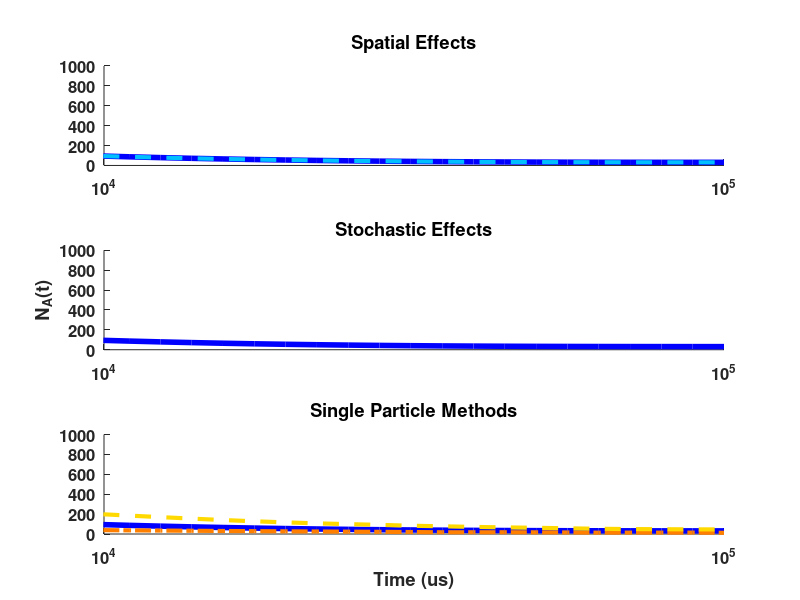
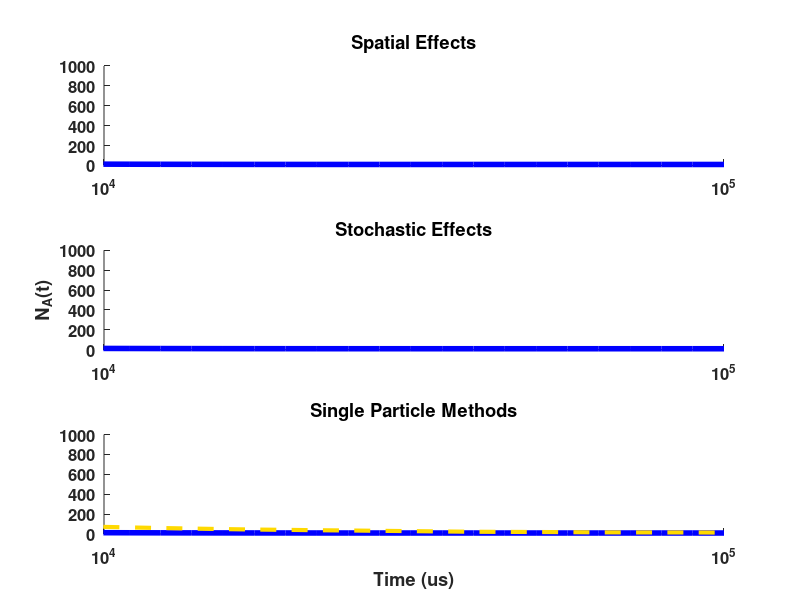

Write MATLAB code to recreate these figures, in order.
%% Figure 3 - Simple Irreversible Reaction 2D Plots
% Clear
close all
clear
clc

%% Import
% t is in us
load('time.mat');
load('det1D_1.mat');
load('det3D_1.mat');
%load('gillespie_1.mat');
%load('mcell_1.mat');
load('smoldyn_1.mat');
load('fpr_1.mat');

load('det1D_10.mat');
%load('det3D_10.mat');
%load('gillespie_10.mat');
%load('mcell_10.mat');
%load('smoldyn_10.mat');
load('fpr_10.mat');

%% Process data
%   Data files containing one or more trials are averaged
%   Data points corresponding to the time vector are extrapolated
%   Time is converted to us

% ODE_1
%   time: s
det1D_1 = interp1(det1D_1(:,1)*1e6, det1D_1(:,2),time,'pchip',0);

% PDE_1
%   2 trials
%   time: s
det3D_1(:,2) = (det3D_1(:,2) + det3D_1(:,3))/2;
det3D_1 = interp1(det3D_1(:,1)*1e6,det3D_1(:,2), time,'pchip', 0);

% Gillespie_1
%   20 trials
%   time: s
%temp = 0;
%for n = 1:2:20
%    temp = temp(:,1) + interp1(gillespie_1(:,n)*1e6,gillespie_1(:,n+1), time, 'pchip',0);
%end
%gillespie_1 = temp(:,1)/10;
%clear temp

% MCell_1
%   time: s
%mcell_1 = interp1(mcell_1(:,1)*1e6, mcell_1(:,2), time, 'pchip', 0);

% Smoldyn_1
%   10 trials
%   time: s
for n = 3:2:20
    smoldyn_1(:,2) = smoldyn_1(:,2)+smoldyn_1(:,n+1);
end
smoldyn_1(:,2) = smoldyn_1(:,2)./10;
smoldyn_1 = interp1(smoldyn_1(:,1)*1e6, smoldyn_1(:,2), time, 'pchip', 0);

% FPR_1
%   10 trials
%   time: s
for n = 3:11
    fpr_1(:,2) = fpr_1(:,2) + fpr_1(:,n);
end
fpr_1(:,2) = fpr_1(:,2)./10;
fpr_1 = interp1(fpr_1(:,1)*1e6,fpr_1(:,2),time,'pchip',0);

% ODE_10
%   time: s
det1D_10 = interp1(det1D_10(:,1)*1e6,det1D_10(:,2), time, 'pchip',0);

% PDE_10
%   2 trials
%   time: s
%det3D_10(:,2) = (det3D_10(:,2) + det3D_10(:,3))/2;
%det3D_10 = interp1(det3D_10(:,1)*1e6,det3D_10(:,2), time, 'pchip', 0);

% Gillespie_10
%   20 trials
%   time: s
%temp = 0;
%for n = 1:2:20
%    temp = temp(:,1) + interp1(gillespie_10(:,n)*1e6,gillespie_10(:,n+1), time, 'pchip',0);
%end
%gillespie_10 = temp(:,1)/10;
%clear temp

% MCell_10
%   time: s
%mcell_10 = interp1(mcell_10(:,1)*1e6, mcell_10(:,2), time, 'pchip', 0);

% Smoldyn_10
%   10 trials
%   time: s
%smoldynBC = interp1(smoldynBC(:,1)*1e6, smoldynBC(:,2), time, 'pchip', 0);

% FPR_10
%   10 trials
%   time: s
for n = 3:11
    fpr_10(:,2) = fpr_10(:,2) + fpr_10(:,n);
end
fpr_10(:,2) = fpr_10(:,2)./10;
fpr_10 = interp1(fpr_10(:,1)*1e6,fpr_10(:,2),time,'pchip',0);

%% Plot
% Ka = 1 um^2.s-1
figure(1)
subplot(3,1,1) % Spatial Effects
% x0=10;
% y0=10;
% width=400;
% height=590;
% set(gcf,'units','points','position',[x0,y0,width,height])
hold on
title('Spatial Effects');
set(gca, 'xscale', 'log', 'fontsize',12, 'fontweight','bold');
axis([0 1e5 0 1000]);
g1 = semilogx(time,det1D_1, '-','Color',[0 0 1], 'LineWidth', 4);
g2 = semilogx(time,det3D_1, '--','Color',[0 .75 1], 'LineWidth', 3);

subplot(3,1,2) % Stochastic Effects
hold on
title('Stochastic Effects');
set(gca, 'xscale', 'log', 'fontsize',12, 'fontweight','bold');
axis([0 1e5 0 1000]);
ylabel('N_A(t)');
g3 = semilogx(time,det1D_1, '-','Color',[0 0 1], 'LineWidth', 4);
%g4 = semilogx(time,gillespie_1, '--','Color',[0 .8 0], 'LineWidth', 3);

subplot(3,1,3) % Single Particle Methods
hold on
title('Single Particle Methods');
set(gca, 'xscale', 'log', 'fontsize',12, 'fontweight','bold');
axis([0 1e5 0 1000]);
xlabel('Time (us)');
g5 = semilogx(time,det1D_1, '-','Color',[0 0 1], 'LineWidth', 4);
%g6 = semilogx(time,mcell_1, '--','Color',[.5 0 .8], 'LineWidth', 3);
g7 = semilogx(time,smoldyn_1, '-.','Color',[1 .5 0], 'LineWidth', 3);
g8 = semilogx(time,fpr_1, '--','Color',[1 .85 0], 'LineWidth', 3);

%lgnd = legend([g1 g2 g4 g6 g8],'ODE','PDE','Gillespie',...
%    'MCell', 'FPR');
%lgnd.FontSize = 11.5;
%lgnd.Position = [.02 .475 1 1];
%lgnd.Orientation = 'horizontal';

% Ka = 10 um^2.s-1
figure(2)
subplot(3,1,1) % Spatial Effects
% x0=10;
% y0=10;
% width=400;
% height=590;
% set(gcf,'units','points','position',[x0,y0,width,height])
hold on
title('Spatial Effects');
set(gca, 'xscale', 'log', 'fontsize',12, 'fontweight','bold');
axis([0 1e5 0 1000]);
g1 = semilogx(time,det1D_10, '-','Color',[0 0 1], 'LineWidth', 4);
%g2 = semilogx(time,det3D_10, '--','Color',[0 .75 1], 'LineWidth', 3);

subplot(3,1,2) % Stochastic Effects
hold on
title('Stochastic Effects');
set(gca, 'xscale', 'log', 'fontsize',12, 'fontweight','bold');
axis([0 1e5 0 1000]);
ylabel('N_A(t)');
g3 = semilogx(time,det1D_10, '-','Color',[0 0 1], 'LineWidth', 4);
%g4 = semilogx(time,gillespie_10, '--','Color',[0 .8 0], 'LineWidth', 3);

subplot(3,1,3) % Single Particle Methods
hold on
title('Single Particle Methods');
set(gca, 'xscale', 'log', 'fontsize',12, 'fontweight','bold');
axis([0 1e5 0 1000]);
xlabel('Time (us)');
g5 = semilogx(time,det1D_10, '-','Color',[0 0 1], 'LineWidth', 4);
%g6 = semilogx(time,mcell_10, '--','Color',[.5 0 .8], 'LineWidth', 3);
%g7 = semilogx(time,smoldyn_10, '-.','Color',[1 .5 0], 'LineWidth', 3);
g8 = semilogx(time,fpr_10, '--','Color',[1 .85 0], 'LineWidth', 3);

%lgnd = legend([g1 g2 g4 g6],'ODE','PDE','Gillespie',...
%    'MCell');
%lgnd.FontSize = 11.5;
%lgnd.Position = [.02 .475 1 1];
%lgnd.Orientation = 'horizontal';

% Legend 
%   Theory                  Black           [0 0 0]
%   ODE Deterministic       Dark Blue       [0 0 1]
%   PDE Deterministic       Light Blue      [0 .75 1]
%   Gillespie               Green           [0 .8 0]
%   FPR                     Yellow          [1 .85 0]
%   Smoldyn                 Orange          [1 .5 0]
%   MCell                   Purple          [.5 0 .8]
%% Clear
%clear
%clc